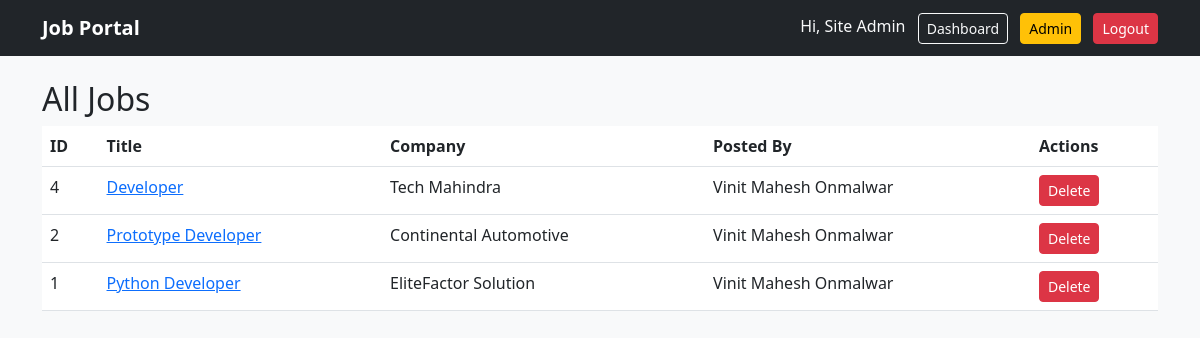
Screenshot of /admin/jobs (signed in) with the database file from the repository.
### app.py (models this page shows, shortened)
class User(db.Model, UserMixin):
    id = db.Column(db.Integer, primary_key=True)
    fullname = db.Column(db.String(100), nullable=False)
    email = db.Column(db.String(100), unique=True, nullable=False)
    password_hash = db.Column(db.String(256), nullable=False)
    is_admin = db.Column(db.Boolean, default=False)
    is_employer = db.Column(db.Boolean, default=False)
    created_at = db.Column(db.DateTime, default=datetime.utcnow)

class Job(db.Model):
    id = db.Column(db.Integer, primary_key=True)
    job_title = db.Column(db.String(100), nullable=False)
    company = db.Column(db.String(100), nullable=False)
    salary = db.Column(db.String(50))
    description = db.Column(db.Text, nullable=False)
    location = db.Column(db.String(50))
    job_type = db.Column(db.String(50))
    created_at = db.Column(db.DateTime, default=datetime.utcnow)
    posted_by_id = db.Column(db.Integer, db.ForeignKey("user.id", ondelete="CASCADE"))
    posted_by = db.relationship("User", backref=db.backref("posted_jobs", cascade="all, delete-orphan"))

### app.py (the view)
@app.route("/admin/jobs")
@login_required
@admin_required
def admin_jobs():
    jobs = Job.query.order_by(Job.created_at.desc()).all()
    return render_template("admin/jobs.html", jobs=jobs)

### app.py (called while the page is built)
@login_manager.user_loader
def load_user(user_id):
    return User.query.get(int(user_id))

def admin_required(f):
    @wraps(f)
    def decorated(*args, **kwargs):
        if not current_user.is_authenticated or not getattr(current_user, "is_admin", False):
            abort(403)
        return f(*args, **kwargs)
    return decorated

### templates/admin/jobs.html
{% extends "base.html" %}
{% block content %}
<h2>All Jobs</h2>
<table class="table">
    <thead>
        <tr>
            <th>ID</th>
            <th>Title</th>
            <th>Company</th>
            <th>Posted By</th>
            <th>Actions</th>
        </tr>
    </thead>
    <tbody>
        {% for j in jobs %}
            <tr>
                <td>{{j.id}}</td>
                <td><a href="{{url_for('job_detail', job_id=j.id)}}">{{j.job_title}}</a></td>
                <td>{{j.company}}</td>
                <td>{{j.posted_by.fullname if j.posted_by else 'N/A'}}</td>
                <td>
                    <form method="post" action="{{url_for('admin_delete_job', job_id = j.id)}}" onsubmit="return confirm('Delete Job?');">
                        <button class="btn btn-sm btn-danger">Delete</button>
                    </form>
                </td>
            </tr>
        {% endfor %}
    </tbody>
</table>
{% endblock %}

### templates/base.html (shortened to what this page needs)
<!DOCTYPE html>
<html lang="en">
<head>
    <link href="https://cdn.jsdelivr.net/npm/bootstrap@5.3.0/dist/css/bootstrap.min.css" rel="stylesheet">
    <link rel="stylesheet" href="{{url_for('static', filename='css/style.css')}}">
</head>
<body>
<nav class="navbar navbar-expand-lg navbar-dark bg-dark mb-4">
    <div class="container">
        <a class="navbar-brand" href="{{url_for('index')}}">Job Portal</a>
        <div class="ms-auto">
            {% if current_user.is_authenticated %}
                <span class="text-light me-2">Hi, {{current_user.fullname}}</span>
                <a class="btn btn-outline-light btn-sm" href="{{url_for('dashboard')}}">Dashboard</a>
                {% if current_user.is_admin %}
                    <a class="btn btn-warning btn-sm ms-2" href="{{url_for('admin_index')}}">Admin</a>
                {% endif %}
                <a class="btn btn-danger btn-sm ms-2" href="{{url_for('logout')}}">Logout</a>
            {% else %}
            <a class="btn btn-outline-light btn-sm" href="{{url_for('login')}}">Login</a>
            <a class="btn btn-warning btn-sm ms-2" href="{{url_for('register')}}">Register</a>
            {% endif %}
        </div>
    </div>
</nav>
<div class="container">
    {% block content %} {% endblock %}
</div>
</body>
</html>

### static/css/style.css (style rules this page uses)
body { background:#f8f9fa; }
.navbar-brand { font-weight:700; }

### rows the page displays
User: fullname "Site Admin"
Job: id "4", job_title "Developer", company "Tech Mahindra", posted_by "Vinit Mahesh Onmalwar"
Job: id "2", job_title "Prototype Developer", company "Continental Automotive", posted_by "Vinit Mahesh Onmalwar"
Job: id "1", job_title "Python Developer", company "EliteFactor Solution", posted_by "Vinit Mahesh Onmalwar"
